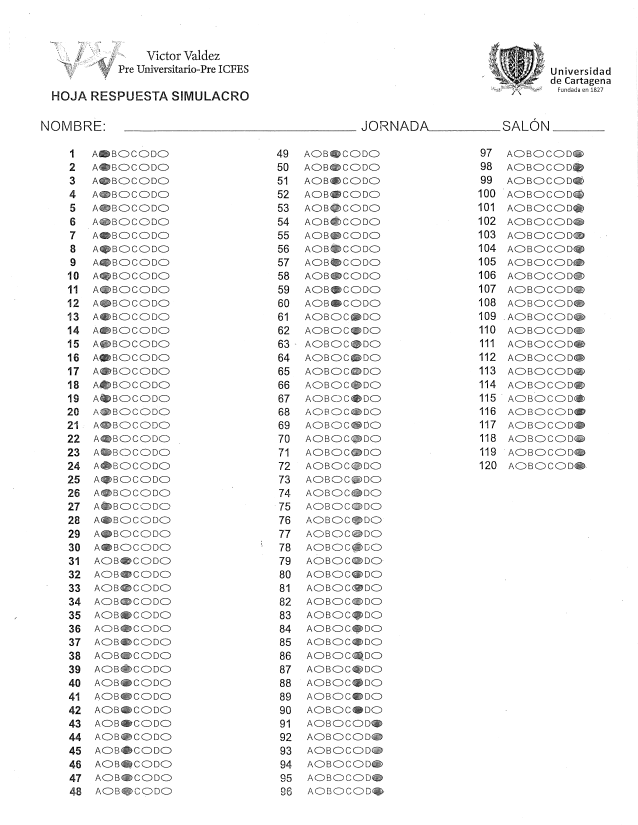
#> input picture simulacros/imagenes_muestra/SCAN0008_page-0031.jpg, 1275 x 1650 px (shown at 1/2 size)
$ python procesar_simulacro.py S1 imagenes_muestra/SCAN0008_page-0031.jpg
#> lines starting #> are read from the running program, lines starting #| are printed output that depends on the picture; after the words box and inside, x2 and y2 are one past the last pixel; in counts of white or black regions, pixels touching at a corner belong together
#> in procesar_imagen, img is the input picture: shape (1650, 1275, 3); min 0, max 255, mean 244.8
#|   Imagen cargada: 1275x1650px
#!/usr/bin/env python3
"""
procesar_simulacro.py — Pipeline OMR por tiras verticales.

Uso:
    python3 procesar_simulacro.py S1 imagenes_muestra/SCAN0008_page-0031.jpg
    python3 procesar_simulacro.py S2 imagenes_muestra/SCAN0008_page-0032.jpg
"""
import cv2
import numpy as np
import os
import sys

# ================================================================
# CONSTANTES DE CORTE — Ajustar si los recortes no caen bien
# Imagen estándar: 1275 x 1650 px
# ================================================================

# === CONFIGURACIÓN S1 ===
# Ajustes exactos por columna (X_INI: donde empiezan los círculos, X_FIN: donde terminan)
# Y_INI: Dónde empiezan verticalmente (debajo de los textos), Y_FIN: Dónde terminan en el fondo
S1_CONF = {
    # Columna 1 (Preguntas 1-30)
    'c1_y_ini': 270, 'c1_y_fin': 1430,
    'c1_x_ini': 140, 'c1_x_fin': 350,

    # Columna 2 (Preguntas 31-60)
    'c2_y_ini': 270, 'c2_y_fin': 1430,
    'c2_x_ini': 430, 'c2_x_fin': 630,

    # Columna 3 (Preguntas 61-90)
    'c3_y_ini': 270, 'c3_y_fin': 1420,
    'c3_x_ini': 720, 'c3_x_fin': 920,

    # Columna 4 (Preguntas 91-120)
    'c4_y_ini': 270, 'c4_y_fin': 1430,
    'c4_x_ini': 1010, 'c4_x_fin': 1230
}

# === CONFIGURACIÓN S2 ===
# Control ABSOLUTO por tira.
# y_ini: dónde empieza el corte (header), y_fin: dónde termina el corte (footer)
# x_ini: margen izquierdo, x_fin: margen derecho
S2_CONF = {
    # Tira 1 (P1-48, 4 opciones)
    'c1_y_ini': 210, 'c1_y_fin': 1580,
    'c1_x_ini': 120, 'c1_x_fin': 320,

    # Tira 2a (P49-79, 4 opciones)
    'c2a_y_ini': 200, 'c2a_y_fin': 1220,
    'c2a_x_ini': 370, 'c2a_x_fin': 560,

    # Tira 2b (P80-96, 8 opciones) -> Su propio header para saltar textos intermedios
    'c2b_y_ini': 1220, 'c2b_y_fin': 1520,
    'c2b_x_ini': 385,  'c2b_x_fin': 760,

    # Tira 3 (P97-134, 8 opciones)
    'c3_y_ini': 220, 'c3_y_fin': 1550,
    'c3_x_ini': 830, 'c3_x_fin': 1200,
}

# Umbral de relleno para considerar un círculo como marcado
# Al evaluar solo el "adentro" del círculo, un valor más bajo detecta marcas tenues
UMBRAL_MARCADO = 0.25

# ================================================================

# Tamaño de salida estándar al que se normalizará SIEMPRE la hoja
NORM_W = 1275
NORM_H = 1650


def _ordenar_esquinas(pts):
    """
    Dado un array (4,2) de puntos, retorna [top-left, top-right, bottom-right, bottom-left].
    """
    pts = pts.reshape(4, 2).astype(np.float32)
    s   = pts.sum(axis=1)
    d   = np.diff(pts, axis=1)
    return np.array([
        pts[np.argmin(s)],   # top-left     (menor x+y)
        pts[np.argmin(d)],   # top-right    (menor x-y)
        pts[np.argmax(s)],   # bottom-right (mayor x+y)
        pts[np.argmax(d)],   # bottom-left  (mayor x-y)
    ], dtype=np.float32)


def normalizar_hoja(img, debug_dir=None, base=None):
    """
    Detecta los 4 vértices de la hoja escaneada y aplica warpPerspective
    para producir SIEMPRE una imagen de NORM_W × NORM_H píxeles.

    Si no puede detectar la hoja (fondo sin contraste, imagen muy ruidosa),
    cae en un simple recorte centrado con deskew para no romper el flujo.

    Parámetros de debug opcionales:
      debug_dir — carpeta donde guardar imagen diagnóstica
      base      — prefijo del nombre de archivo
    """
#> called with debug_dir = 'simulacros/cv_prototypes/tiras', base = 'SCAN0008_page-0031'
    h_img, w_img = img.shape[:2]

    # 1. Convertir a escala de grises y suavizar
    gray  = cv2.cvtColor(img, cv2.COLOR_BGR2GRAY)
    blur  = cv2.GaussianBlur(gray, (5, 5), 0)

    # 2. Umbralización adaptativa para separar hoja del fondo
    #    El fondo del escáner suele ser negro/gris oscuro; la hoja es blanca.
    _, thresh = cv2.threshold(blur, 0, 255, cv2.THRESH_BINARY + cv2.THRESH_OTSU)
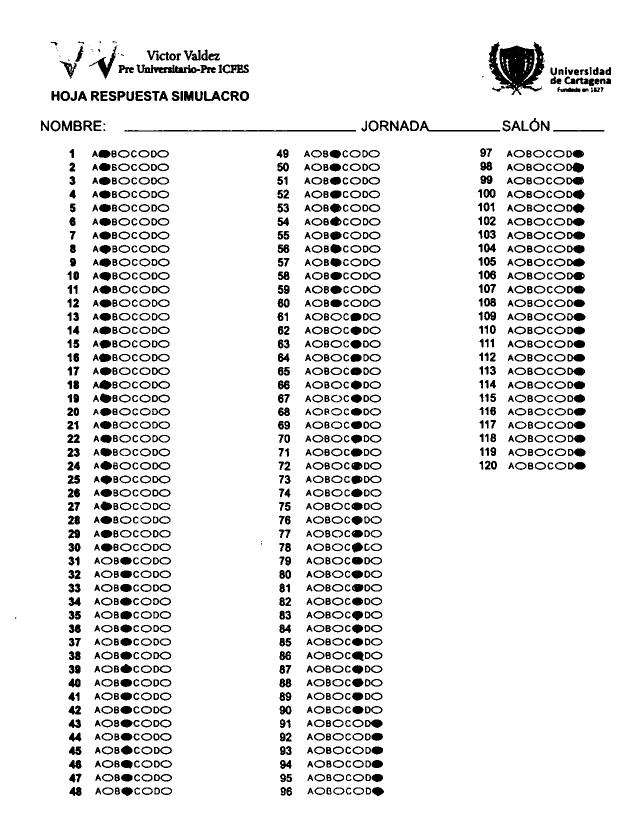
#> thresh: shape (1650, 1275) (shown at 1/2 size); 91.3% white; 1250 black regions (22 under 20 px), largest, box (x1, y1, x2, y2) and area: (977, 84, 1089, 190) 6894, (249, 260, 712, 263) 1306, (273, 129, 401, 147) 1169

    # 3. Operaciones morfológicas para cerrar pequeños huecos
    kernel = cv2.getStructuringElement(cv2.MORPH_RECT, (15, 15))
    closed = cv2.morphologyEx(thresh, cv2.MORPH_CLOSE, kernel)
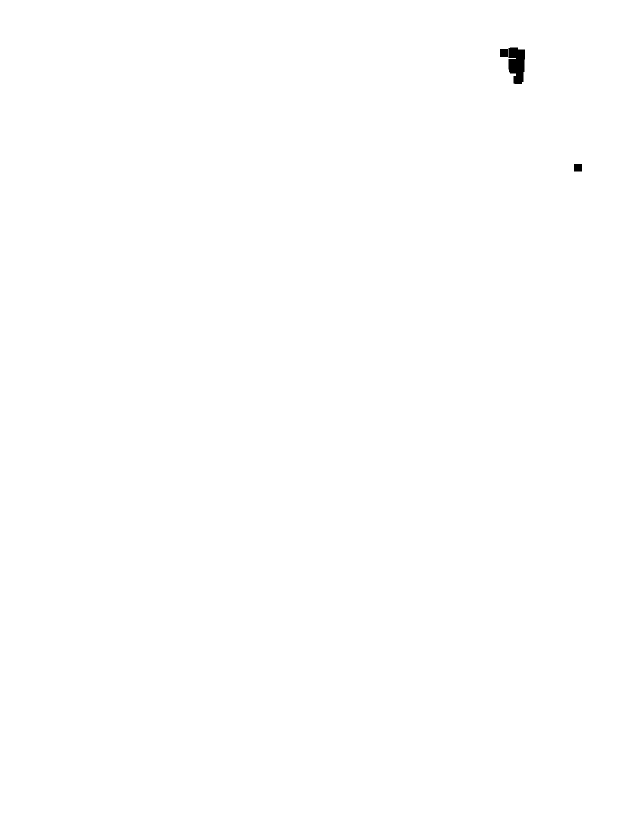
#> closed: shape (1650, 1275) (shown at 1/2 size); 99.9% white; 3 black regions, box (x1, y1, x2, y2) and area: (1017, 95, 1050, 168) 1961, (1000, 98, 1016, 114) 256, (1148, 328, 1164, 343) 240

    # 4. Encontrar contornos y quedarnos con el más grande (la hoja)
    contours, _ = cv2.findContours(closed, cv2.RETR_EXTERNAL, cv2.CHAIN_APPROX_SIMPLE)
#> contours = [[[0, 0], [0, 1649], [1274, 1649], [1274, 0]]]
    if not contours:
        return _fallback_deskew(img)

    hoja_cnt = max(contours, key=cv2.contourArea)
#> hoja_cnt = [[0, 0], [0, 1649], [1274, 1649], [1274, 0]]

    # La hoja debe ocupar al menos el 40 % de la imagen
    if cv2.contourArea(hoja_cnt) < 0.40 * w_img * h_img:
        return _fallback_deskew(img)

    # 5. Aproximar a polígono cuadrilátero
    peri  = cv2.arcLength(hoja_cnt, True)
#> peri = 5846
    approx = cv2.approxPolyDP(hoja_cnt, 0.02 * peri, True)
#> approx = [[0, 0], [0, 1649], [1274, 1649], [1274, 0]]

    if len(approx) == 4:
        esquinas = _ordenar_esquinas(approx)
#> in _ordenar_esquinas, `s   = pts.sum(axis=1)`: s = [0, 1649, 2923, 1274]
#> in _ordenar_esquinas, `d   = np.diff(pts, axis=1)`: d = [0, 1649, 375, -1274]
#> esquinas = [[0, 0], [1274, 0], [1274, 1649], [0, 1649]]
    else:
        # Si no sale exactamente 4 puntos, usamos el bounding rect
        x, y, w, h = cv2.boundingRect(hoja_cnt)
        esquinas = np.array([
            [x,     y    ],
            [x + w, y    ],
            [x + w, y + h],
            [x,     y + h],
        ], dtype=np.float32)

    # 6. Destino: los 4 vértices del tamaño estándar
    dst = np.array([
        [0,      0     ],
        [NORM_W, 0     ],
        [NORM_W, NORM_H],
        [0,      NORM_H],
    ], dtype=np.float32)

    # 7. Perspectiva y warp
    M   = cv2.getPerspectiveTransform(esquinas, dst)
#> M = [[1, 0, 0], [0, 1, 0], [0, 0, 1]]
    out = cv2.warpPerspective(img, M, (NORM_W, NORM_H),
                              flags=cv2.INTER_CUBIC,
                              borderMode=cv2.BORDER_REPLICATE)

    # 8. Debug opcional: guardar imagen con esquinas marcadas
    if debug_dir and base:
        diag = img.copy()
        for pt in esquinas.astype(int):
            cv2.circle(diag, tuple(pt), 12, (0, 0, 255), -1)
#> this loop made 4 passes
#> diag: shape (1650, 1275, 3); 0.02% of pixels changed, all inside (x1, y1, x2, y2) = (0, 0, 1275, 1650)
        cv2.polylines(diag, [esquinas.astype(int)], True, (0, 255, 0), 3)
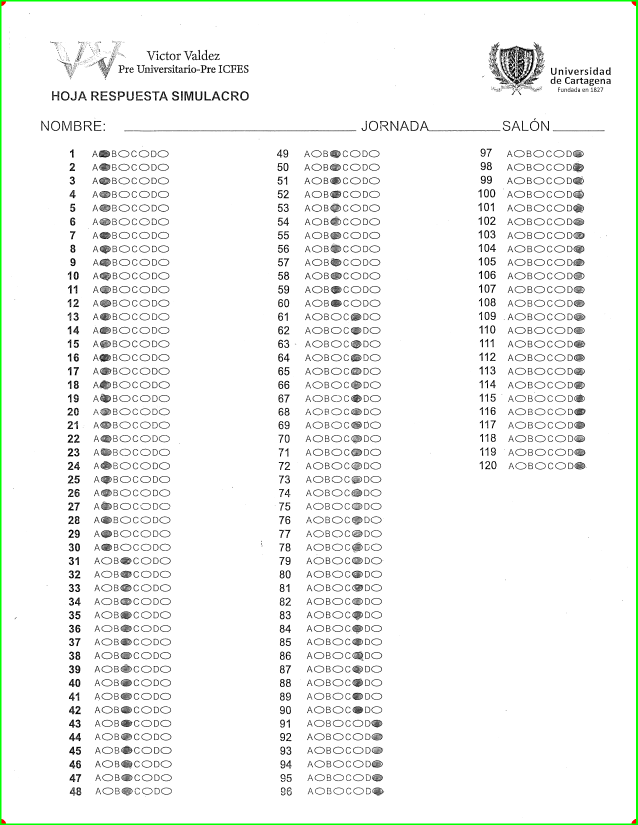
#> diag: shape (1650, 1275, 3) (shown at 1/2 size); mean B, G, R 242.6, 244.8, 242.7
#|   Hoja normalizada a 1275x1650px
        cv2.imwrite(os.path.join(debug_dir, f"{base}_normalizacion.jpg"), diag)

    return out


# [27 lines left out: function _fallback_deskew, not called in this run]


def hacer_tiras(img, modo, user=None):
    """
    Detecta los 4 grandes rectángulos que envuelven a cada columna de opciones.
    Devuelve la imagen recortada. Si la detección dinámica falla, utiliza las
    coordenadas fijas (S1_CONF, S2_CONF) como fallback robusto.
    """
#> called with modo = 'S1'
    gray = cv2.cvtColor(img, cv2.COLOR_BGR2GRAY)

    # Threshold adaptativo para resaltar trazos negros (como los rectángulos) sobre fondo blanco
    imgThresh = cv2.adaptiveThreshold(
        gray, 255, cv2.ADAPTIVE_THRESH_GAUSSIAN_C,
        cv2.THRESH_BINARY_INV, 51, 10
    )
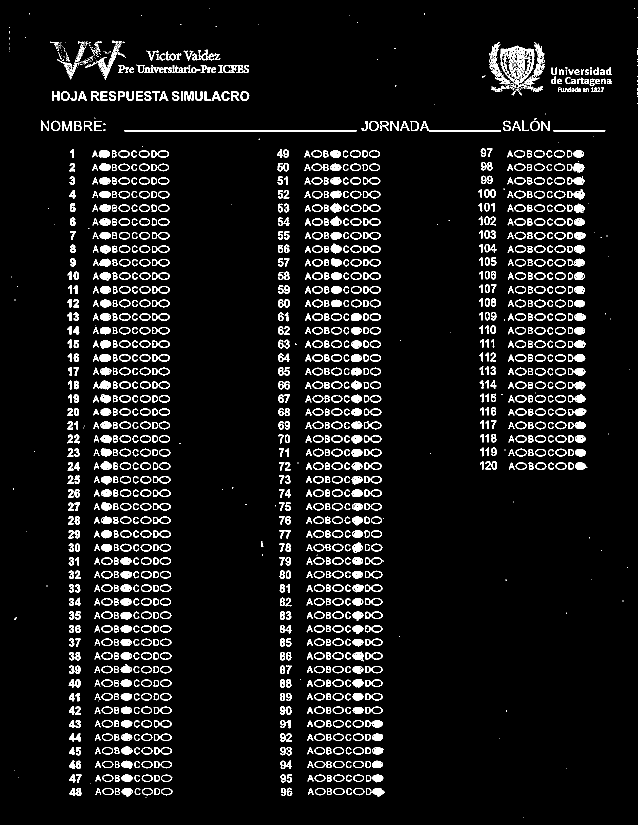
#> imgThresh: shape (1650, 1275) (shown at 1/2 size); 6.9% white; 1617 white regions (283 under 20 px), largest, box (x1, y1, x2, y2) and area: (1000, 84, 1090, 176) 3007, (248, 261, 714, 263) 930, (170, 87, 241, 160) 690

    # Unir líneas rotas por el escáner o deterioro
    kernel = cv2.getStructuringElement(cv2.MORPH_RECT, (5, 5))
#> kernel = [[1, 1, 1, 1, 1], [1, 1, 1, 1, 1], [1, 1, 1, 1, 1], [1, 1, 1, 1, 1], [1, 1, 1, 1, 1]]
    imgThresh_closed = cv2.morphologyEx(imgThresh, cv2.MORPH_CLOSE, kernel)
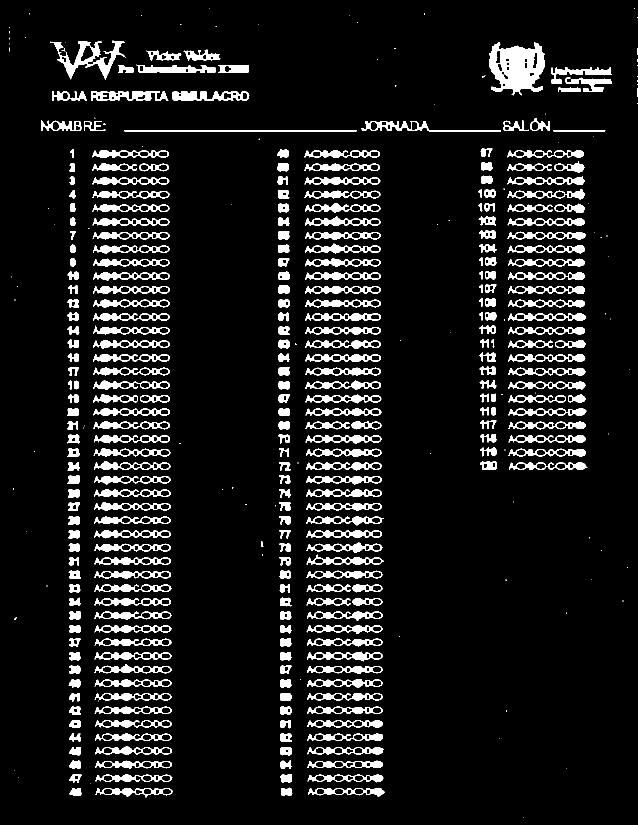
#> imgThresh_closed: shape (1650, 1275) (shown at 1/2 size); 9.2% white; 379 white regions (98 under 20 px)

    # Encontrar contornos
    contours, _ = cv2.findContours(imgThresh_closed, cv2.RETR_LIST, cv2.CHAIN_APPROX_SIMPLE)
#> contours = 1032 contours, 98 with area under 20; largest, box (x1, y1, x2, y2) and area: (978, 84, 1090, 191) 8051, (101, 81, 252, 160) 3484, (344, 182, 499, 202) 1920, (182, 182, 337, 201) 1856, (723, 242, 1002, 263) 1622

    candidatos = []

    for c in contours:
        area = cv2.contourArea(c)
        if 50000 < area < 500000:
            x, y, w, h = cv2.boundingRect(c)
            ar = w / float(h)
            if 0.05 < ar < 1.5:  # Ampliado a 1.5 porque la caja 2b (8 opciones) es casi cuadrada
                # Extent asegura que la figura sea rectangular (llena el 80% de su bounding box)
                extent = area / float(w * h)
                if extent > 0.80:
                    cx, cy = x + w // 2, y + h // 2
                    # Evitar duplicados si hay contornos anidados
                    duplicado = False
                    for cand in candidatos:
                        # Si están muy cerca (ej. contorno interno y externo del grosor de la línea)
                        dist = ((cand['cx'] - cx)**2 + (cand['cy'] - cy)**2)**0.5
                        if dist < 30:
                            duplicado = True
                            break
                    if not duplicado:
                        candidatos.append({
                            'x': x, 'y': y, 'w': w, 'h': h,
                            'cx': cx, 'cy': cy, 'area': area
                        })
#> this loop made 1032 passes
#> area on passes 2 to 4: 65, 72.5, 74
#> (the rest of the program and of its run is left out)
